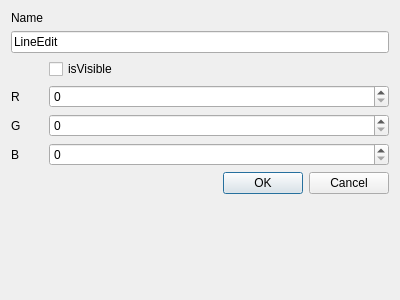
<?xml version="1.0" encoding="UTF-8"?>
<ui version="4.0">
 <class>OptionDialog</class>
 <widget class="QDialog" name="OptionDialog">
  <property name="geometry">
   <rect>
    <x>0</x>
    <y>0</y>
    <width>400</width>
    <height>300</height>
   </rect>
  </property>
  <property name="windowTitle">
   <string>Dialog</string>
  </property>
  <layout class="QFormLayout" name="formLayout">
   <item row="0" column="0">
    <widget class="QLabel" name="label">
     <property name="text">
      <string>Name</string>
     </property>
    </widget>
   </item>
   <item row="1" column="0" colspan="2">
    <widget class="QLineEdit" name="lineEditName">
     <property name="text">
      <string>LineEdit</string>
     </property>
    </widget>
   </item>
   <item row="2" column="1">
    <widget class="QCheckBox" name="checkBoxVisible">
     <property name="text">
      <string>isVisible</string>
     </property>
    </widget>
   </item>
   <item row="3" column="0">
    <widget class="QLabel" name="label_2">
     <property name="text">
      <string>R</string>
     </property>
    </widget>
   </item>
   <item row="3" column="1">
    <widget class="QSpinBox" name="spinBoxR">
     <property name="maximum">
      <number>255</number>
     </property>
    </widget>
   </item>
   <item row="4" column="0">
    <widget class="QLabel" name="label_3">
     <property name="text">
      <string>G</string>
     </property>
    </widget>
   </item>
   <item row="4" column="1">
    <widget class="QSpinBox" name="spinBoxG">
     <property name="maximum">
      <number>255</number>
     </property>
    </widget>
   </item>
   <item row="5" column="0">
    <widget class="QLabel" name="label_4">
     <property name="text">
      <string>B</string>
     </property>
    </widget>
   </item>
   <item row="5" column="1">
    <widget class="QSpinBox" name="spinBoxB">
     <property name="maximum">
      <number>255</number>
     </property>
    </widget>
   </item>
   <item row="6" column="0" colspan="2">
    <widget class="QDialogButtonBox" name="buttonBox">
     <property name="orientation">
      <enum>Qt::Orientation::Horizontal</enum>
     </property>
     <property name="standardButtons">
      <set>QDialogButtonBox::StandardButton::Cancel|QDialogButtonBox::StandardButton::Ok</set>
     </property>
    </widget>
   </item>
  </layout>
 </widget>
 <resources/>
 <connections>
  <connection>
   <sender>buttonBox</sender>
   <signal>accepted()</signal>
   <receiver>OptionDialog</receiver>
   <slot>accept()</slot>
   <hints>
    <hint type="sourcelabel">
     <x>248</x>
     <y>254</y>
    </hint>
    <hint type="destinationlabel">
     <x>157</x>
     <y>274</y>
    </hint>
   </hints>
  </connection>
  <connection>
   <sender>buttonBox</sender>
   <signal>rejected()</signal>
   <receiver>OptionDialog</receiver>
   <slot>reject()</slot>
   <hints>
    <hint type="sourcelabel">
     <x>316</x>
     <y>260</y>
    </hint>
    <hint type="destinationlabel">
     <x>286</x>
     <y>274</y>
    </hint>
   </hints>
  </connection>
 </connections>
</ui>
